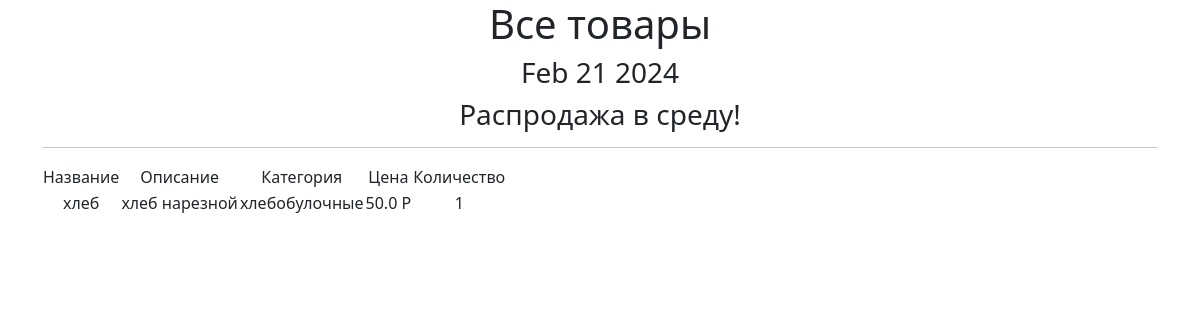
Screenshot of /products/ with the database file from the repository.
### simpleapp/models.py (models this page shows, shortened)
class Product(models.Model):
    name = models.CharField(
        max_length=50,
        unique=True, # названия товаров не должны повторяться
    )
    description = models.TextField()#description-описание (хлеб нарезной)
    quantity = models.IntegerField(
        validators=[MinValueValidator(0)],#quantity -количество( 1шт)
    )
    category = models.ForeignKey(
        to='Category',
        on_delete=models.CASCADE,
        related_name='products', # все продукты в категории будут доступны через поле products
    )
    price = models.FloatField(
        validators=[MinValueValidator(0.0)],
    )
    def __str__(self):
        return f'{self.name.title()}: {self.description[:20]}({self.price})'

class Category(models.Model):
    name = models.CharField(max_length=100, unique=True)

### simpleapp/views.py (the view)
# urls.py: path('', ProductsList.as_view()),
class ProductsList(ListView):
    model = Product
    ordering = 'name'
    template_name = 'products.html'# 'этот файл он видит блогадаря черз  settings.py TEMPLATES = [DIRS': [os.path.join(BASE_DIR, 'templates',)],
    context_object_name = 'products'#взято с файла products.html {{ products }}
    def get_context_data(self, **kwargs):
        context = super().get_context_data(**kwargs)
        context['time_now'] = datetime.utcnow()
        context['next_sale'] = "Распродажа в среду!"
        return context

### simpleapp/templatetags/custom_filter.py (called while the page is built)
@register.filter()
def currency(value, code='rub'):
   postfix = CURRENCIES_SYMBOLS[code]
   return f'{value} {postfix}'

### templates/products.html (shortened to what this page needs)
{% extends 'flatpages/default.html' %}
{% load custom_filter %}!
{% load custom_tag %}
{% block content %}
   <h1>Все товары</h1>
   <h3>{{ time_now|date:'M d Y' }}</h3>
   <h3> {{ next_sale|default_if_none:"Чуть позже сообщим о распродаже!" }} </h3>
    <hr>
   {% if products %}
       <table>
           <tr>
               <td>
                   Название
               </td>
               <td>
                   Описание
               </td>
               <td>
                   Категория
               </td>
               <td>
                   Цена
               </td>
               <td>
                   Количество
               </td>
           </tr>
           {% for product in products %}
           <tr>
               <td>{{ product.name }}</td>
               <td>{{product.description|truncatewords:2 }}</td>
               <td>{{ product.category.name }}</td>
               <td>{{ product.price|currency:"rub" }}</td>
               <td>{{ product.quantity }}</td>
           </tr>
           {% endfor %}
       </table>
   {% else %}
       <h2>Товаров нет!</h2>
   {% endif %}
{% endblock content %}

### rows the page displays
Product: name "хлеб", description "хлеб нарезной", category.name "хлебобулочные", price "50.0 Р", quantity "1"

### other values shown
{{ time_now|date:'M d Y' }} "Feb 21 2024"
{{ next_sale|default_if_none:"Чуть позже сообщим о распродаже!" }} "Распродажа в среду!"
